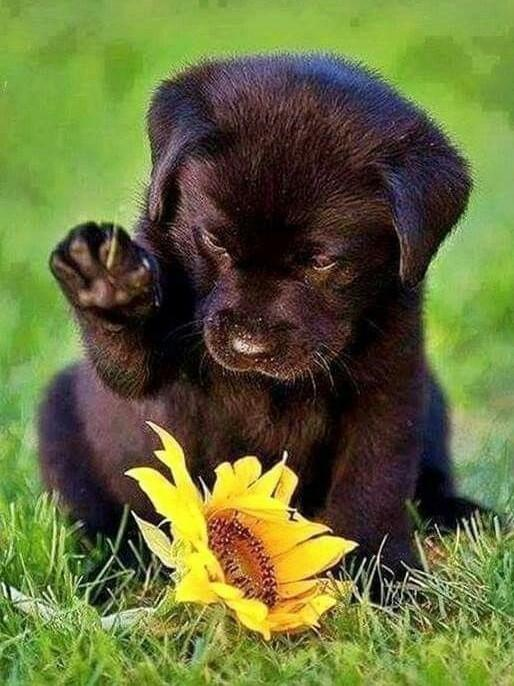
#> input picture photos/dog.jpg, 514 x 686 px
$ python color_spaces.py
#> lines starting #> are read from the running program, lines starting #| are printed output that depends on the picture
import cv2 as cv
import numpy as np

img = cv.imread("./photos/dog.jpg")
#> img is the input picture: shape (686, 514, 3); mean B, G, R 57.1, 108.6, 100.6

blank = np.zeros(img.shape[:2], dtype='uint8')

cv.imshow("Original dog", img)

gray = cv.cvtColor(img,cv.COLOR_BGR2GRAY)
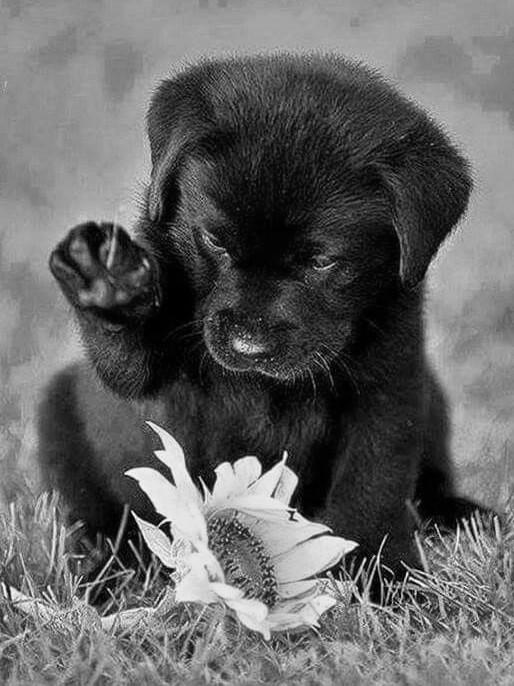
#> gray: shape (686, 514); min 0, max 254, mean 100.3
cv.imshow("Gray", gray)
rgb = cv.cvtColor(img,cv.COLOR_BGR2RGB)
cv.imshow("RGB", rgb)
hsv = cv.cvtColor(img,cv.COLOR_BGR2HSV)
#> hsv: shape (686, 514, 3); mean H, S, V 52.3, 138.2, 119.3
cv.imshow("HSV", hsv)
lab = cv.cvtColor(img,cv.COLOR_BGR2LAB)
#> lab: shape (686, 514, 3); mean of channels 0, 1, 2 110, 118.5, 153.3
cv.imshow("LAB", lab)
lab_bgr= cv.cvtColor(lab, cv.COLOR_LAB2BGR)
cv.imshow("LAB to BGR", lab_bgr)
hsv_bgr = cv.cvtColor(hsv, cv.COLOR_HSV2BGR)
cv.imshow("HSV to BGR", hsv_bgr)

#to split the image
b,g,r=cv.split(img)
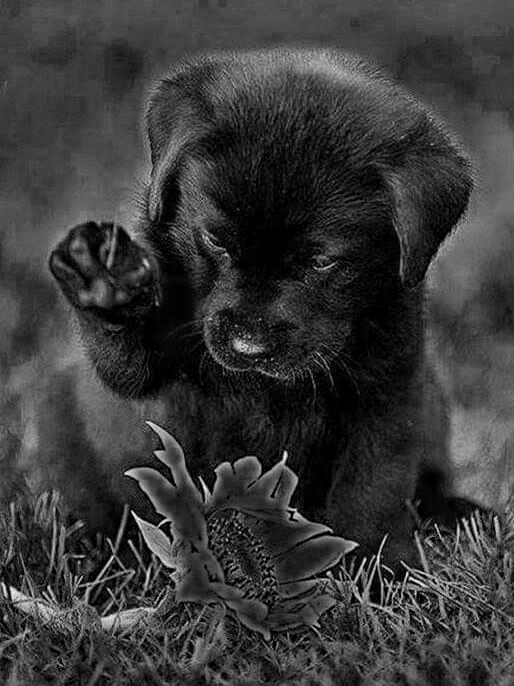
#> b: shape (686, 514); min 0, max 250, mean 57.1
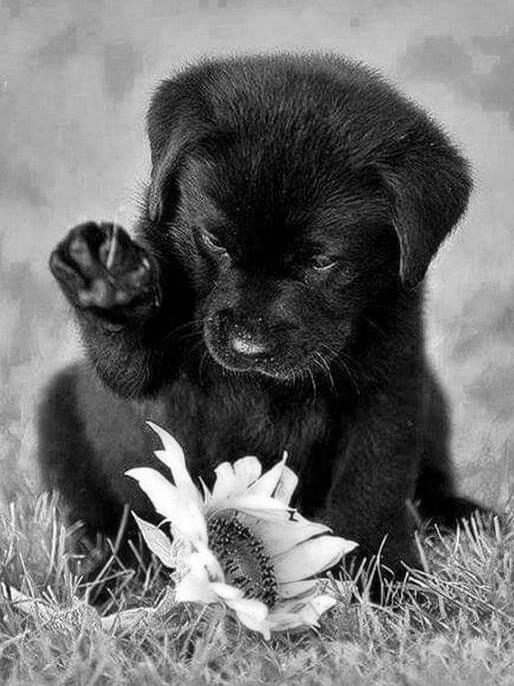
#> g: shape (686, 514); min 0, max 255, mean 108.6
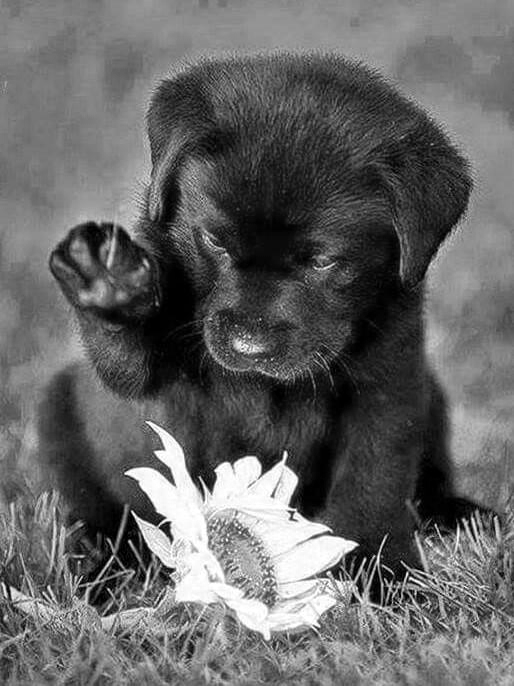
#> r: shape (686, 514); min 0, max 255, mean 100.6

blue=cv.merge([b,blank,blank])
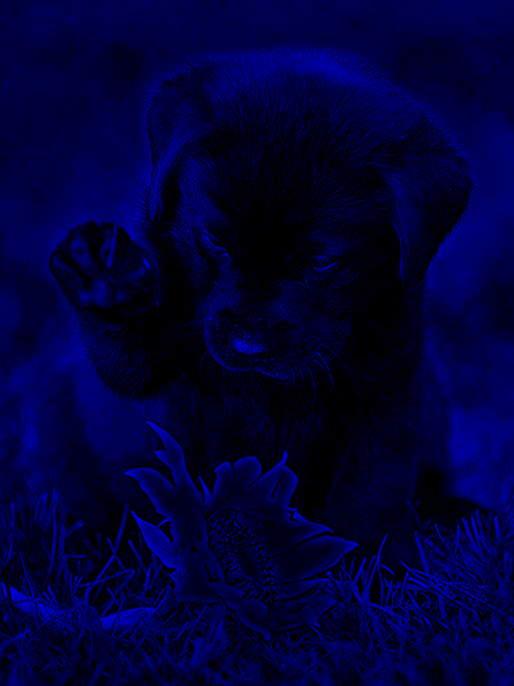
#> blue: shape (686, 514, 3); mean of channels 0, 1, 2 57.1, 0, 0; drawn as B, G, R
green=cv.merge([blank,g,blank])
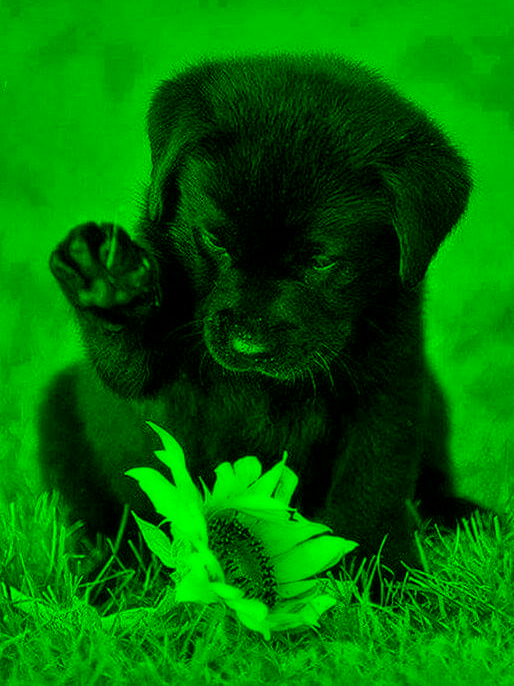
#> green: shape (686, 514, 3); mean of channels 0, 1, 2 0, 108.6, 0; drawn as B, G, R
red=cv.merge([blank,blank,r])
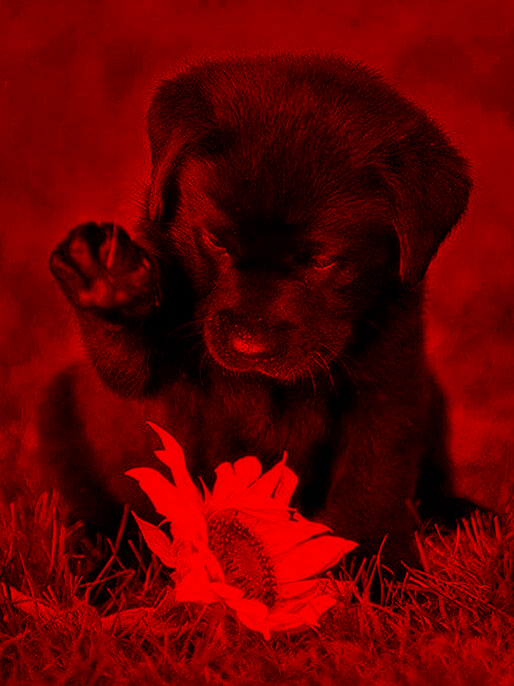
#> red: shape (686, 514, 3); mean of channels 0, 1, 2 0, 0, 100.6; drawn as B, G, R
cv.imshow("blue",blue)
cv.imshow("green",green)
cv.imshow("red",red)


cv.imshow("BLUE",b)
cv.imshow("GREEN",g)
cv.imshow("RED",r)

#to print the shape of images
print(img.shape)
#| (686, 514, 3)
print(b.shape)
#| (686, 514)
print(g.shape)
#| (686, 514)
print(r.shape)
#| (686, 514)

#to merge the image
merged=cv.merge([b,g,r])
cv.imshow("Merged Image",merged)

cv.waitKey(0)

$ run again, with photos/balls.jpg copied over photos/dog.jpg
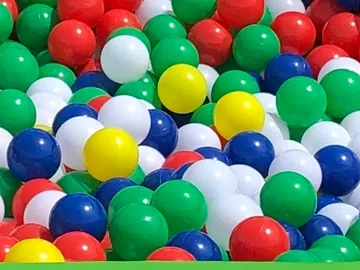
#> input picture photos/balls.jpg, 360 x 270 px
#> img is the input picture: shape (270, 360, 3); mean B, G, R 106.2, 131.9, 107
#> hsv: shape (270, 360, 3); mean H, S, V 82, 180, 175.9
#> lab: shape (270, 360, 3); mean of channels 0, 1, 2 143.1, 123.4, 142.8
#> `red=cv.merge([blank,blank,r])`:
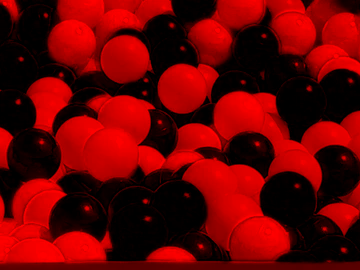
#> red: shape (270, 360, 3); mean of channels 0, 1, 2 0, 0, 107; drawn as B, G, R
#| (270, 360, 3)
#| (270, 360)
#| (270, 360)
#| (270, 360)
